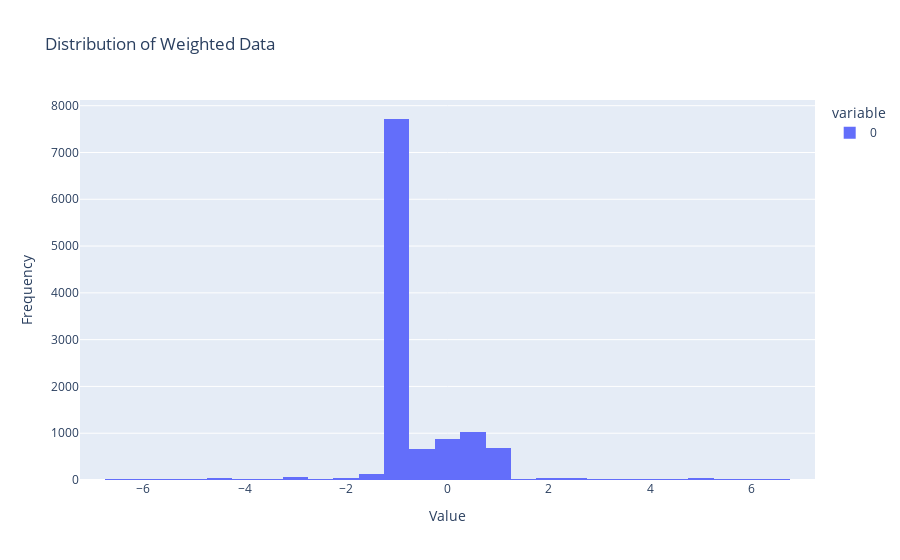

Source (notebook cell):
### Code cell
# Flatten the data to plot distribution
flattened_values = weighted_combined_data.values.flatten()

# Create a histogram to visualize the distribution
fig = px.histogram(flattened_values, nbins=50, title="Distribution of Weighted Data")
fig.update_layout(xaxis_title="Value", yaxis_title="Frequency")
fig.show()
fig.write_html("./data/outputs/multiomic/weighted_data_distribution.html")

### Figure 1 — Plotly figure (JSON) as saved in the notebook; plotly's stock layout.template omitted (floating-point values rounded to 4 significant figures; data arrays with more than 128 entries replaced by an {"elided": "..."} marker saying what was removed)
{"data": [{"bingroup": "x", "hovertemplate": "variable=0<br>value=%{x}<br>count=%{y}<extra></extra>", "legendgroup": "0", "marker": {"color": "#636efa", "pattern": {"shape": ""}}, "name": "0", "nbinsx": 50, "orientation": "v", "showlegend": true, "type": "histogram", "x": {"elided": "11720 float values"}, "xaxis": "x", "yaxis": "y"}], "layout": {"barmode": "relative", "legend": {"title": {"text": "variable"}, "tracegroupgap": 0}, "title": {"text": "Distribution of Weighted Data"}, "xaxis": {"anchor": "y", "domain": [0, 1], "title": {"text": "Value"}}, "yaxis": {"anchor": "x", "domain": [0, 1], "title": {"text": "Frequency"}}}}
